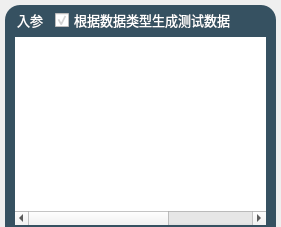
             <widget class="QWidget" name="widget_inparam" native="true">
              <property name="styleSheet">
               <string notr="true">#widget_inparam{
/*border-right:2px solid rgb(54, 81, 97); */
/*border-left:2px solid rgb(54, 81, 97); */
/*background-color: rgb(54, 81, 97);*/
}

QComboBox{
	font: 10pt &quot;OPPOSans B&quot;;
	color:#ffffff;
	color: rgb(138, 138, 138);
	background:transparent;
	border-radius: 0px;
}

QComboBox::focus {
border: 1px solid rgb(255, 104, 17);
}

QComboBox::hover {
border: 1px solid rgb(255, 104, 17);
}


QComboBox QAbstractItemView{
	font: 10pt &quot;OPPOSans B&quot;;
	color:#ffffff;
	border:0px solid #8a8a8a;
	color: rgb(138, 138, 138);
	border-radius:0px;
	background:transparent;
    outline:0px;
}

QComboBox QAbstractItemView::item
{
	height:28px;
}
QComboBox:disabled{
	border:1px solid gray;
	color:gray;
}

QComboBox::drop-down{
	background:transparent;
}
QComboBox::down-arrow{
	image: url(:/lib/tree_open.png);
    width:20px;
	height:20px;
    margin-right: 10px;
}


QComboBox::down-arrow:enabled{
	color:#52DCFE;
}
QComboBox QAbstractItemView{
	outline:0px solid gray;
	border:1px solid #1e2d36;
	color:#ffffff;
	background-color:#1e2d36;
	selection-background-color:#52DCFE;
}

QToolButton {
	font: 10pt &quot;OPPOSans B&quot;;
	color: rgb(255, 255, 255);
	background-color: rgb(250, 118, 0);
	border-radius: 5px;
}
QToolButton::menu-indicator { 
	image: None;
}
QToolButton:hover {
	color: rgb(255, 255, 255);
	background-color: rgb(250, 118, 0);
}
</string>
              </property>
              <layout class="QHBoxLayout" name="horizontalLayout_3">
               <property name="spacing">
                <number>0</number>
               </property>
               <property name="leftMargin">
                <number>0</number>
               </property>
               <property name="topMargin">
                <number>0</number>
               </property>
               <property name="rightMargin">
                <number>0</number>
               </property>
               <property name="bottomMargin">
                <number>0</number>
               </property>
               <item>
                <widget class="QSplitter" name="splitter">
                 <property name="orientation">
                  <enum>Qt::Horizontal</enum>
                 </property>
                 <property name="handleWidth">
                  <number>0</number>
                 </property>
                 <widget class="QWidget" name="widget" native="true">
                  <property name="sizePolicy">
                   <sizepolicy hsizetype="Preferred" vsizetype="Expanding">
                    <horstretch>0</horstretch>
                    <verstretch>0</verstretch>
                   </sizepolicy>
                  </property>
                  <property name="styleSheet">
                   <string notr="true"/>
                  </property>
                  <layout class="QVBoxLayout" name="verticalLayout_2">
                   <property name="spacing">
                    <number>0</number>
                   </property>
                   <property name="leftMargin">
                    <number>5</number>
                   </property>
                   <property name="topMargin">
                    <number>5</number>
                   </property>
                   <property name="rightMargin">
                    <number>5</number>
                   </property>
                   <property name="bottomMargin">
                    <number>0</number>
                   </property>
                   <item>
                    <widget class="QWidget" name="widget_in_param" native="true">
                     <property name="minimumSize">
                      <size>
                       <width>0</width>
                       <height>30</height>
                      </size>
                     </property>
                     <property name="styleSheet">
                      <string notr="true">#widget_in_param{
	background-color: rgb(54, 81, 97);
	border-top-left-radius: 15px;
	border-top-right-radius: 15px;
	border: 0px solid rgba(212, 212, 212, 50);
}

</string>
                     </property>
                     <layout class="QHBoxLayout" name="horizontalLayout_8">
                      <property name="spacing">
                       <number>0</number>
                      </property>
                      <property name="leftMargin">
                       <number>0</number>
                      </property>
                      <property name="topMargin">
                       <number>0</number>
                      </property>
                      <property name="rightMargin">
                       <number>0</number>
                      </property>
                      <property name="bottomMargin">
                       <number>0</number>
                      </property>
                      <item>
                       <widget class="QLabel" name="label_request_param">
                        <property name="minimumSize">
                         <size>
                          <width>50</width>
                          <height>0</height>
                         </size>
                        </property>
                        <property name="maximumSize">
                         <size>
                          <width>50</width>
                          <height>16777215</height>
                         </size>
                        </property>
                        <property name="font">
                         <font>
                          <family>OPPOSans B</family>
                          <pointsize>10</pointsize>
                          <stylestrategy>PreferAntialias</stylestrategy>
                         </font>
                        </property>
                        <property name="styleSheet">
                         <string notr="true">color: rgb(255, 255, 255);
background-color: rgba(255, 255, 255, 0);
border-top-left-radius: 15px;
border: 0px solid rgba(212, 212, 212, 50);</string>
                        </property>
                        <property name="text">
                         <string>入参</string>
                        </property>
                        <property name="alignment">
                         <set>Qt::AlignCenter</set>
                        </property>
                       </widget>
                      </item>
                      <item>
                       <widget class="QCheckBox" name="checkBox_3">
                        <property name="maximumSize">
                         <size>
                          <width>16777215</width>
                          <height>20</height>
                         </size>
                        </property>
                        <property name="font">
                         <font>
                          <family>OPPOSans B</family>
                          <pointsize>10</pointsize>
                          <stylestrategy>PreferAntialias</stylestrategy>
                         </font>
                        </property>
                        <property name="styleSheet">
                         <string notr="true">color: rgb(255, 255, 255);</string>
                        </property>
                        <property name="text">
                         <string>根据数据类型生成测试数据</string>
                        </property>
                        <property name="checked">
                         <bool>true</bool>
                        </property>
                       </widget>
                      </item>
                      <item>
                       <spacer name="horizontalSpacer">
                        <property name="orientation">
                         <enum>Qt::Horizontal</enum>
                        </property>
                        <property name="sizeHint" stdset="0">
                         <size>
                          <width>40</width>
                          <height>20</height>
                         </size>
                        </property>
                       </spacer>
                      </item>
                     </layout>
                    </widget>
                   </item>
                   <item>
                    <widget class="QTreeWidget" name="treeWidget">
                     <property name="font">
                      <font>
                       <family>OPPOSans B</family>
                       <pointsize>10</pointsize>
                       <stylestrategy>PreferAntialias</stylestrategy>
                      </font>
                     </property>
                     <property name="styleSheet">
                      <string notr="true">

QLineEdit{
font: 10pt &quot;OPPOSans B&quot;;
color:#ced4da;
background-color: rgba(255, 255, 255, 0);
border-radius: 0px;
padding-left:0px;
padding-right:0px;

}


QLineEdit::focus {
border: 1px solid rgb(255, 104, 17);
}

QLineEdit::hover {
border: 1px solid rgb(255, 104, 17);
}

QToolButton {
	background-color: rgba(255, 255, 255,0);
	border: none;
}

QTreeWidget {
	border:2px solid rgb(54, 81, 97);
	color: rgb(0, 0, 0);
	
	font: 10pt &quot;OPPOSans B&quot;;
	
}

QHeaderView {
font: 10pt &quot;OPPOSans B&quot;;
	color: rgb(255, 255, 255);
/*background-color: rgb(54, 81, 97);*/
	background-color: rgb(54, 81, 97);
height: 20px;
/*border: none;*/
}

QTreeWidget#treeWidget {
border-right:10px solid rgb(54, 81, 97); 
border-left:10px solid rgb(54, 81, 97); 
	outline: none;
}
QTreeWidget::item {

	height: 30px;
	color: rgb(255, 255, 255);
	outline: 0px;
	border-bottom: 1px solid rgba(197, 197, 197, 50);
}

QTreeWidget::item:hover {
	outline: 0px;
    color: rgb(255, 255, 255);
	background-color: rgba(209, 209, 209, 20);
}
QTreeWidget::item:selected{
	outline: 0px;
    color: #45B2FF;
	background-color: rgba(209, 209, 209, 20);
}
QTreeWidget::item:selected:active{
	outline: 0px;
    color: #45B2FF;
}
 
QTreeWidget::item:selected:!active {
	outline: 0px;
    color: #45B2FF;
}


QTreeWidget::branch {
	height: 28px;
	width: 28px;
}

QTreeView::branch:selected {
background-color: rgb(30, 45, 54);
}

QTreeWidget::branch:!has-children:selected {
	background-color: rgb(30, 45, 54);
}
QTreeWidget::branch:!has-children:!selected {
	background-color: rgb(30, 45, 54);
}

QTreeWidget::branch:closed:has-children:!has-siblings,
QTreeWidget::branch:closed:has-children:has-siblings {
	border-image: none;
    image: url(:/lib/tree_close.png);
	background-color: rgb(30, 45, 54);
}
 
QTreeWidget::branch:open:has-children:!has-siblings,
QTreeWidget::branch:open:has-children:has-siblings  {
	border-image: none;
    image: url(:/lib/tree_open.png);
    
	background-color: rgb(30, 45, 54);
}


QScrollBar::horizontal{
    height: 8px;
	background-color: rgb(67, 77, 88);
	margin: 0px,0px,0px,0px;
    padding-top: 0px;		/*//隐藏上下的箭头*/
    padding-bottom: 0px;
}

QScrollBar::handle:horizontal {
    height: 8px;
	background-color: rgb(239, 239, 239);
    /*滚动条两端变成椭圆 */
    border-radius: 2px;
    min-height: 0;
}

QScrollBar::sub-page:horizontal {
	background-color: rgba(255, 255, 255, 0);
}
QScrollBar::add-page:horizontal 
{
    background-color: rgba(255, 255, 255, 0);
}

QScrollBar::add-line:horizontal {
	border: none;
    height: 0px;
    subcontrol-position: bottom;
    subcontrol-origin: margin;
}
QScrollBar::sub-line:horizontal {
    border: none;
    height: 0px;
    subcontrol-position: top;
    subcontrol-origin: margin;
}

QScrollBar::down-arrow:horizontal {
    border:none;
}
QScrollBar::up-arrow:horizontal {
    border:none;
}

QToolTip {
color:#ced4da;
background-color: rgb(108, 117, 125, 65);
border-radius: 2px;
}</string>
                     </property>
                     <property name="indentation">
                      <number>20</number>
                     </property>
                     <property name="uniformRowHeights">
                      <bool>true</bool>
                     </property>
                     <property name="sortingEnabled">
                      <bool>false</bool>
                     </property>
                     <property name="animated">
                      <bool>false</bool>
                     </property>
                     <attribute name="headerVisible">
                      <bool>false</bool>
                     </attribute>
                     <attribute name="headerDefaultSectionSize">
                      <number>100</number>
                     </attribute>
                     <attribute name="headerMinimumSectionSize">
                      <number>20</number>
                     </attribute>
                     <attribute name="headerStretchLastSection">
                      <bool>true</bool>
                     </attribute>
                     <column>
                      <property name="text">
                       <string>序号</string>
                      </property>
                      <property name="font">
                       <font>
                        <family>OPPOSans B</family>
                        <pointsize>10</pointsize>
                       </font>
                      </property>
                     </column>
                     <column>
                      <property name="text">
                       <string>参数名</string>
                      </property>
                      <property name="font">
                       <font>
                        <family>OPPOSans B</family>
                        <pointsize>10</pointsize>
                        <stylestrategy>PreferAntialias</stylestrategy>
                       </font>
                      </property>
                     </column>
                     <column>
                      <property name="text">
                       <string>参数类型</string>
                      </property>
                      <property name="font">
                       <font>
                        <family>OPPOSans B</family>
                        <pointsize>10</pointsize>
                        <stylestrategy>PreferAntialias</stylestrategy>
                       </font>
                      </property>
                     </column>
                     <column>
                      <property name="text">
                       <string>参数值</string>
                      </property>
                      <property name="font">
                       <font>
                        <family>OPPOSans B</family>
                        <pointsize>10</pointsize>
                        <stylestrategy>PreferAntialias</stylestrategy>
                       </font>
                      </property>
                     </column>
                    </widget>
                   </item>
                  </layout>
                 </widget>
                </widget>
               </item>
              </layout>
             </widget>
